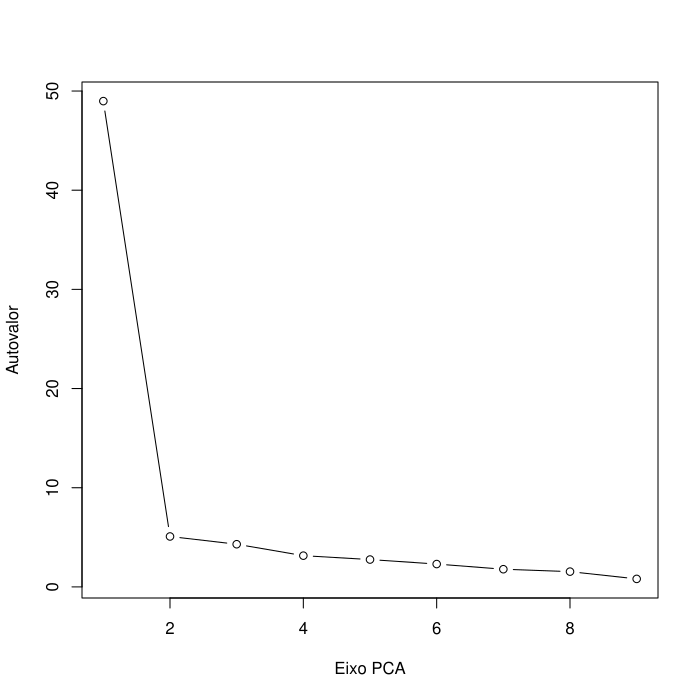

The script that drew this image:
rm(list=ls())
source('myPCA.R')
source('mySVM.R')
source('projectPCA.R')
library(mlbench)
library(plot3D)

data(BreastCancer)

dataset <- na.omit(BreastCancer)
X <- data.matrix(dataset[,2:10])
benignIndexes <- (dataset$Class == 'benign')
malignantIndexes <- (dataset$Class == 'malignant')

# Apply PCA
pca <- myPCA(X)
plot(seq(from=1, to=ncol(X), by=1), pca$lambda, type='b', xlab='Eixo PCA', ylab='Autovalor')

# Plot 2D PCA space
proj2D <- projectPCA(X, 2)

xlim <- c(-15,5)
ylim <- c(-8, 6)
plot(proj2D[benignIndexes,1], proj2D[benignIndexes,2], xlim=xlim, ylim=ylim, xlab='PCA1', ylab='PCA2', col='red')
par(new=T)
plot(proj2D[malignantIndexes,1], proj2D[malignantIndexes,2], xlim=xlim, ylim=ylim, xlab='PCA1', ylab='PCA2', col='blue')

# Plot 3D PCA space
proj3D <- projectPCA(X, 3)

colvar <- rep(1, nrow(X))
colvar[malignantIndexes] <- 4
points3D(proj3D[,1], proj3D[,2], proj3D[,3], colvar=colvar, colkey=FALSE, xlab='PCA1', ylab='PCA2', zlab='PCA3')


# Separating training, validation and test sets
swap <- sample(1:nrow(X))
attributes <- data.matrix(X[swap,])
classes <- dataset$Class[swap]

trainLim <- 0.5*nrow(attributes)
valLim <- 0.7*nrow(attributes)

# Calculating total SVM
training <- list(Attributes=attributes[1:trainLim,], Classes=classes[1:(trainLim)])
validation <- list(Attributes=attributes[(trainLim+1):valLim,], Classes=classes[(trainLim+1):valLim])
test <- list(Attributes=attributes[(valLim+1):nrow(attributes),], Classes=classes[(valLim+1):nrow(attributes)])

model <- mySVM(training, validation, c(0.1,2))
pred = predict(model, test$Attributes)
err = sum(pred != test$Classes)
print(err)

# Calculating 2D SVM
attributes = proj2D[swap,]
training <- list(Attributes=attributes[1:trainLim,], Classes=classes[1:trainLim])
validation <- list(Attributes=attributes[(trainLim+1):valLim,], Classes=classes[(trainLim+1):valLim])
test <- list(Attributes=attributes[(valLim+1):nrow(attributes),], Classes=classes[(valLim+1):nrow(attributes)])

model2D <- mySVM(training, validation, c(0.1,2))
pred2D <- predict(model2D, test$Attributes)
err2D <- sum(pred2D != test$Classes)
print(err2D)

# Calculating 3D SVM
attributes = proj3D[swap,]
training <- list(Attributes=attributes[1:trainLim,], Classes=classes[1:trainLim])
validation <- list(Attributes=attributes[(trainLim+1):valLim,], Classes=classes[(trainLim+1):valLim])
test <- list(Attributes=attributes[(valLim+1):nrow(attributes),], Classes=classes[(valLim+1):nrow(attributes)])

model3D <- mySVM(training, validation, c(0.1,2))
pred3D <- predict(model3D, test$Attributes)
err3D <- sum(pred2D != test$Classes)
print(err3D)
